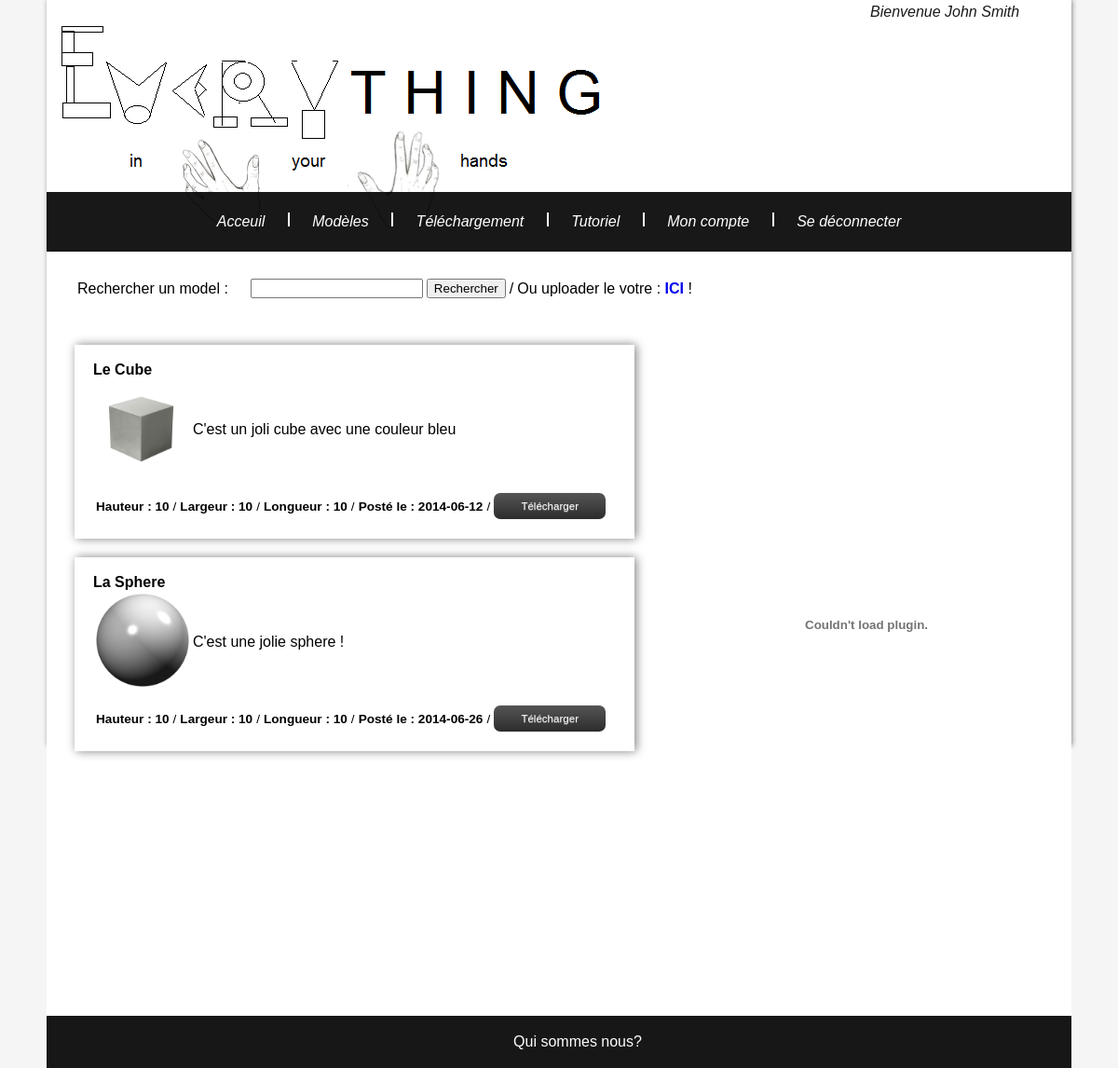
/Maquette/modele.php (signed in), run on the app's committed database.
### tables this page shows
CREATE TABLE IF NOT EXISTS `modele` (
  `id_modele` int(11) NOT NULL AUTO_INCREMENT,
  `nom_modele` varchar(20) NOT NULL,
  `description_modele` varchar(1000) NOT NULL,
  `url_modele` varchar(200) NOT NULL,
  `image_modele` varchar(200) NOT NULL,
  `statut_modele` varchar(30) NOT NULL,
  `hauteur_modele` float NOT NULL,
  `largeur_modele` float NOT NULL,
  `longueur_modele` float NOT NULL,
  `date_modele` date NOT NULL,
  `id_inscrit` int(11) NOT NULL,
  PRIMARY KEY (`id_modele`),
  KEY `FK_modele_id_inscrit` (`id_inscrit`)
);

### Maquette/fragments/traitements/db.php (called while the page is built, shortened)
<?php
function requete($requete, $select = false){
	$server = 'mysql:host=localhost';
	$bdd = 'dbname=everything';
	$user= 'everything';
	$mdp= 'secret';
	$pdo = new PDO($server.';'.$bdd, $user, $mdp);
	$pdo->query("SET CHARACTER SET utf8");
	if($select == true){
		$result = $pdo->query($requete);
		$result = $result->fetchAll();
	}else{
		$result = $pdo->exec($requete);
	}
	return $result;
}
?>

### Maquette/fragments/traitements/modele.php (called while the page is built, shortened)
<?php
require_once 'db.php';
function showModele(){
    return requete("select * from modele", true);
}
?>

### Maquette/modele.php (the view, shortened to what this page needs)
<?php
include ($_SERVER['DOCUMENT_ROOT'] . '/Maquette/fragments/shared/header.php');
require_once 'fragments/traitements/db.php';
require_once 'fragments/traitements/modele.php';
?>
<div id="recherche">
        <form method="post" action="fragments/traitements/trait_modif.php">
            <table id="table" align="left">
                <tr>
                    <td><label> Rechercher un model : </label></td>
                    <td><input id="recherche" type="text" required="true" name="nom" value=""/></td>
                    <td><p align="center"><input type="submit" value="Rechercher"></p></td>
                    <?php if(isset($_SESSION['login'])) { ?>
                    <td> / </td>
                    <td> Ou uploader le votre : <a href="admin_modele.php" id="urlBackoffice"> <b> ICI </b></a>   !</td>
                    <?php }?>
                </tr>
            </table>
        </form>
</div>
<div id="page_content">
<?php
$modeles = showModele();
foreach ($modeles as $unModele) {
    ?>
    <div id="un_modele">
        <div id="text_modele">
            <br>
            <b><?php echo $unModele['nom_modele'] ?></b>
            <table>
                <tr>
                    <td><img src="<?php echo $unModele['image_modele'] ?>" alt="Pas d'image" title="<?php echo $unModele['nom_modele'] ?>" width="100px"></td>
                    <td><?php echo $unModele['description_modele'] ?></td>
                </tr>
            </table>
            <div id="votes">
            <table>
                <tr>
                    <td><b> Hauteur : <?php echo $unModele['hauteur_modele'] ?></b></td>
                    <td> / </td>
                    <td><b> Largeur : <?php echo $unModele['largeur_modele'] ?></b></td>
                    <td> / </td>
                    <td><b> Longueur : <?php echo $unModele['longueur_modele'] ?></b></td>
                    <td> / </td>
                    <td><b> Posté le : <?php echo $unModele['date_modele'] ?></b></td>
                    <td> / </td>
                    <td><a class="telecharger" href="<?php echo $unModele['url_modele'] ?>" target=""> Télécharger </a></td>
                </tr>
            </table>
            </div>
            <br>
        </div>
    </div>
    <?php
}
?>
</div>
<?php
include ($_SERVER['DOCUMENT_ROOT'] . '/Maquette/fragments/shared/footer.php');
?>

### Maquette/res/style.css (style rules this page uses)
body, html { padding:0; margin:0; height: 100%; width:100%; font-family: sans-serif; background-color: whitesmoke; }
a { text-decoration: none;color:bi; }
.telecharger { width:auto; padding:8px 0; text-align:center; display: inline-block; float:left; margin:0 8px 0 0; border-radius:7px; font-size: 0.85em; width:120px; color:white; font-family: Arial,sans-serif; box-shadow: 0 0 1px rgba( 0, 0, 0, 0.2), 0 -1px 0 rgba( 255, 255, 255, 0.1); text-shadow: 0px 1px 0px rgba( 255, 255, 255, 0.3); }
.telecharger, .telecharger:active { background: #444; background: linear-gradient( #555, #2C2C2C); background: -webkit-linear-gradient( #555, #2C2C2C); background: -moz-linear-gradient( #555, #2C2C2C); background: -ms-linear-gradient( #555, #2C2C2C); background: -o-linear-gradient( #555, #2C2C2C); background: linear-gradient( #555, #2C2C2C); }
#recherche { position:relative; margin-left: 20px; }
#page_content { margin-top: 70px; position:absolute; }
#un_modele { size: 500px; position: relative; margin-bottom: 20px; margin-top: 20px; margin-left: 20px; margin-right: 400px; box-shadow: 2px 0px 10px grey; }
#text_modele { color : black; margin-left: 20px; margin-right: 20px; margin-top: 5px; margin-bottom: 10px; }
#votes { font-size: 85%; }

### data on the page
modele: nom_modele "Le Cube", image_modele (picture), description_modele "C'est un joli cube avec une couleur bleu", hauteur_modele "10", largeur_modele "10", longueur_modele "10", date_modele "2014-06-12"
modele: nom_modele "La Sphere", image_modele (picture), description_modele "C'est une jolie sphere !", hauteur_modele "10", largeur_modele "10", longueur_modele "10", date_modele "2014-06-26"

### other printed values
$_SESSION['prenom'] "John"
$_SESSION['nom'] "Smith"
